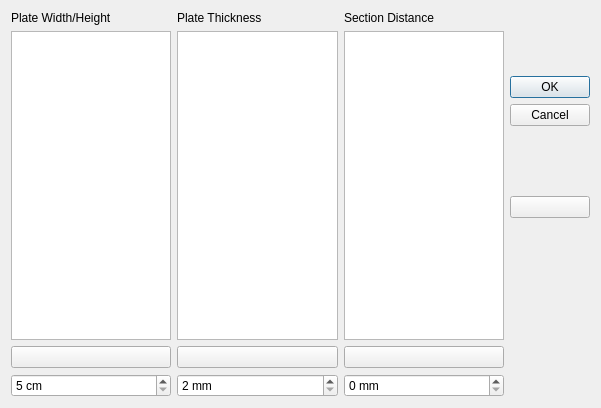
<?xml version="1.0" encoding="UTF-8"?>
<ui version="4.0">
 <class>Dialog</class>
 <widget class="QDialog" name="Dialog">
  <property name="geometry">
   <rect>
    <x>0</x>
    <y>0</y>
    <width>601</width>
    <height>408</height>
   </rect>
  </property>
  <property name="windowTitle">
   <string>Create Multi Section</string>
  </property>
  <layout class="QHBoxLayout" name="horizontalLayout">
   <item>
    <layout class="QVBoxLayout" name="verticalLayout">
     <item>
      <widget class="QLabel" name="label">
       <property name="text">
        <string>Plate Width/Height</string>
       </property>
      </widget>
     </item>
     <item>
      <widget class="QListWidget" name="plate_lengths">
       <property name="inputMethodHints">
        <set>Qt::ImhDigitsOnly</set>
       </property>
       <property name="selectionMode">
        <enum>QAbstractItemView::ExtendedSelection</enum>
       </property>
       <property name="sortingEnabled">
        <bool>true</bool>
       </property>
      </widget>
     </item>
     <item>
      <widget class="QPushButton" name="width_button">
       <property name="text">
        <string/>
       </property>
       <property name="icon">
        <iconset resource="../resource.qrc">
         <normaloff>:/section/images/up.svg</normaloff>:/section/images/up.svg</iconset>
       </property>
      </widget>
     </item>
     <item>
      <widget class="QSpinBox" name="width_box">
       <property name="suffix">
        <string> cm</string>
       </property>
       <property name="minimum">
        <number>5</number>
       </property>
      </widget>
     </item>
    </layout>
   </item>
   <item>
    <layout class="QVBoxLayout" name="verticalLayout_2">
     <item>
      <widget class="QLabel" name="label_2">
       <property name="text">
        <string>Plate Thickness</string>
       </property>
      </widget>
     </item>
     <item>
      <widget class="QListWidget" name="plate_thicks">
       <property name="inputMethodHints">
        <set>Qt::ImhDigitsOnly</set>
       </property>
       <property name="selectionMode">
        <enum>QAbstractItemView::ExtendedSelection</enum>
       </property>
       <property name="sortingEnabled">
        <bool>true</bool>
       </property>
      </widget>
     </item>
     <item>
      <widget class="QPushButton" name="thick_button">
       <property name="text">
        <string/>
       </property>
       <property name="icon">
        <iconset resource="../resource.qrc">
         <normaloff>:/section/images/up.svg</normaloff>:/section/images/up.svg</iconset>
       </property>
      </widget>
     </item>
     <item>
      <widget class="QSpinBox" name="thick_box">
       <property name="suffix">
        <string> mm</string>
       </property>
       <property name="minimum">
        <number>2</number>
       </property>
       <property name="maximum">
        <number>50</number>
       </property>
      </widget>
     </item>
    </layout>
   </item>
   <item>
    <layout class="QVBoxLayout" name="verticalLayout_3">
     <item>
      <widget class="QLabel" name="label_3">
       <property name="text">
        <string>Section Distance</string>
       </property>
      </widget>
     </item>
     <item>
      <widget class="QListWidget" name="section_dist">
       <property name="selectionMode">
        <enum>QAbstractItemView::ExtendedSelection</enum>
       </property>
       <property name="sortingEnabled">
        <bool>true</bool>
       </property>
      </widget>
     </item>
     <item>
      <widget class="QPushButton" name="dist_button">
       <property name="text">
        <string/>
       </property>
       <property name="icon">
        <iconset resource="../resource.qrc">
         <normaloff>:/section/images/up.svg</normaloff>:/section/images/up.svg</iconset>
       </property>
      </widget>
     </item>
     <item>
      <widget class="QSpinBox" name="dist_box">
       <property name="suffix">
        <string> mm</string>
       </property>
       <property name="maximum">
        <number>500</number>
       </property>
      </widget>
     </item>
    </layout>
   </item>
   <item>
    <layout class="QVBoxLayout" name="verticalLayout_4">
     <item>
      <widget class="QDialogButtonBox" name="buttonBox">
       <property name="orientation">
        <enum>Qt::Vertical</enum>
       </property>
       <property name="standardButtons">
        <set>QDialogButtonBox::Cancel|QDialogButtonBox::Ok</set>
       </property>
       <property name="centerButtons">
        <bool>true</bool>
       </property>
      </widget>
     </item>
     <item>
      <widget class="QPushButton" name="remove_button">
       <property name="toolTip">
        <string>delete selected items</string>
       </property>
       <property name="text">
        <string/>
       </property>
       <property name="icon">
        <iconset resource="../resource.qrc">
         <normaloff>:/section/images/remove.svg</normaloff>:/section/images/remove.svg</iconset>
       </property>
      </widget>
     </item>
     <item>
      <spacer name="verticalSpacer">
       <property name="orientation">
        <enum>Qt::Vertical</enum>
       </property>
       <property name="sizeHint" stdset="0">
        <size>
         <width>20</width>
         <height>40</height>
        </size>
       </property>
      </spacer>
     </item>
    </layout>
   </item>
  </layout>
 </widget>
 <resources>
  <include location="../resource.qrc"/>
 </resources>
 <connections>
  <connection>
   <sender>buttonBox</sender>
   <signal>accepted()</signal>
   <receiver>Dialog</receiver>
   <slot>accept()</slot>
   <hints>
    <hint type="sourcelabel">
     <x>248</x>
     <y>254</y>
    </hint>
    <hint type="destinationlabel">
     <x>157</x>
     <y>274</y>
    </hint>
   </hints>
  </connection>
  <connection>
   <sender>buttonBox</sender>
   <signal>rejected()</signal>
   <receiver>Dialog</receiver>
   <slot>reject()</slot>
   <hints>
    <hint type="sourcelabel">
     <x>316</x>
     <y>260</y>
    </hint>
    <hint type="destinationlabel">
     <x>286</x>
     <y>274</y>
    </hint>
   </hints>
  </connection>
 </connections>
</ui>
